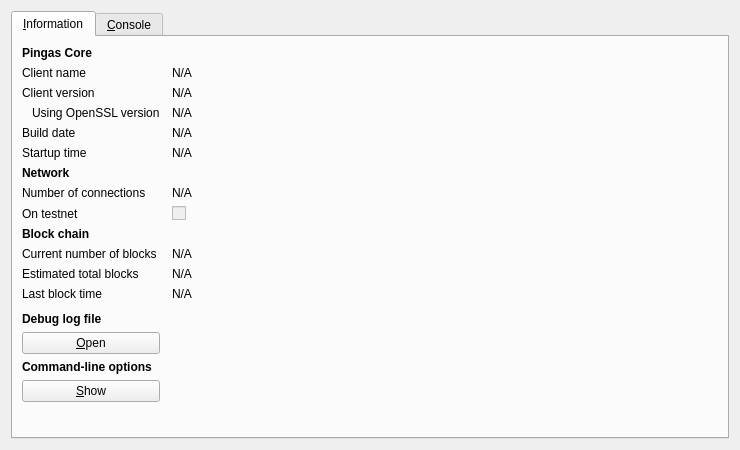
<?xml version="1.0" encoding="UTF-8"?>
<ui version="4.0">
 <class>RPCConsole</class>
 <widget class="QDialog" name="RPCConsole">
  <property name="geometry">
   <rect>
    <x>0</x>
    <y>0</y>
    <width>740</width>
    <height>450</height>
   </rect>
  </property>
  <property name="windowTitle">
   <string>Pingas - Debug window</string>
  </property>
  <layout class="QVBoxLayout" name="verticalLayout_2">
   <item>
    <widget class="QTabWidget" name="tabWidget">
     <property name="currentIndex">
      <number>0</number>
     </property>
     <widget class="QWidget" name="tab_info">
      <attribute name="title">
       <string>&amp;Information</string>
      </attribute>
      <layout class="QGridLayout" name="gridLayout" columnstretch="0,1">
       <property name="horizontalSpacing">
        <number>12</number>
       </property>
       <item row="0" column="0">
        <widget class="QLabel" name="label_9">
         <property name="font">
          <font>
           <weight>75</weight>
           <bold>true</bold>
          </font>
         </property>
         <property name="text">
          <string>Pingas Core</string>
         </property>
        </widget>
       </item>
       <item row="1" column="0">
        <widget class="QLabel" name="label_5">
         <property name="text">
          <string>Client name</string>
         </property>
        </widget>
       </item>
       <item row="1" column="1">
        <widget class="QLabel" name="clientName">
         <property name="cursor">
          <cursorShape>IBeamCursor</cursorShape>
         </property>
         <property name="text">
          <string>N/A</string>
         </property>
         <property name="textFormat">
          <enum>Qt::PlainText</enum>
         </property>
         <property name="textInteractionFlags">
          <set>Qt::LinksAccessibleByMouse|Qt::TextSelectableByKeyboard|Qt::TextSelectableByMouse</set>
         </property>
        </widget>
       </item>
       <item row="2" column="0">
        <widget class="QLabel" name="label_6">
         <property name="text">
          <string>Client version</string>
         </property>
        </widget>
       </item>
       <item row="2" column="1">
        <widget class="QLabel" name="clientVersion">
         <property name="cursor">
          <cursorShape>IBeamCursor</cursorShape>
         </property>
         <property name="text">
          <string>N/A</string>
         </property>
         <property name="textFormat">
          <enum>Qt::PlainText</enum>
         </property>
         <property name="textInteractionFlags">
          <set>Qt::LinksAccessibleByMouse|Qt::TextSelectableByKeyboard|Qt::TextSelectableByMouse</set>
         </property>
        </widget>
       </item>
       <item row="3" column="0">
        <widget class="QLabel" name="label_14">
         <property name="text">
          <string>Using OpenSSL version</string>
         </property>
         <property name="indent">
          <number>10</number>
         </property>
        </widget>
       </item>
       <item row="3" column="1">
        <widget class="QLabel" name="openSSLVersion">
         <property name="cursor">
          <cursorShape>IBeamCursor</cursorShape>
         </property>
         <property name="text">
          <string>N/A</string>
         </property>
         <property name="textFormat">
          <enum>Qt::PlainText</enum>
         </property>
         <property name="textInteractionFlags">
          <set>Qt::LinksAccessibleByMouse|Qt::TextSelectableByKeyboard|Qt::TextSelectableByMouse</set>
         </property>
        </widget>
       </item>
       <item row="4" column="0">
        <widget class="QLabel" name="label_12">
         <property name="text">
          <string>Build date</string>
         </property>
        </widget>
       </item>
       <item row="4" column="1">
        <widget class="QLabel" name="buildDate">
         <property name="cursor">
          <cursorShape>IBeamCursor</cursorShape>
         </property>
         <property name="text">
          <string>N/A</string>
         </property>
         <property name="textFormat">
          <enum>Qt::PlainText</enum>
         </property>
         <property name="textInteractionFlags">
          <set>Qt::LinksAccessibleByMouse|Qt::TextSelectableByKeyboard|Qt::TextSelectableByMouse</set>
         </property>
        </widget>
       </item>
       <item row="5" column="0">
        <widget class="QLabel" name="label_13">
         <property name="text">
          <string>Startup time</string>
         </property>
        </widget>
       </item>
       <item row="5" column="1">
        <widget class="QLabel" name="startupTime">
         <property name="cursor">
          <cursorShape>IBeamCursor</cursorShape>
         </property>
         <property name="text">
          <string>N/A</string>
         </property>
         <property name="textFormat">
          <enum>Qt::PlainText</enum>
         </property>
         <property name="textInteractionFlags">
          <set>Qt::LinksAccessibleByMouse|Qt::TextSelectableByKeyboard|Qt::TextSelectableByMouse</set>
         </property>
        </widget>
       </item>
       <item row="6" column="0">
        <widget class="QLabel" name="label_11">
         <property name="font">
          <font>
           <weight>75</weight>
           <bold>true</bold>
          </font>
         </property>
         <property name="text">
          <string>Network</string>
         </property>
        </widget>
       </item>
       <item row="7" column="0">
        <widget class="QLabel" name="label_7">
         <property name="text">
          <string>Number of connections</string>
         </property>
        </widget>
       </item>
       <item row="7" column="1">
        <widget class="QLabel" name="numberOfConnections">
         <property name="cursor">
          <cursorShape>IBeamCursor</cursorShape>
         </property>
         <property name="text">
          <string>N/A</string>
         </property>
         <property name="textFormat">
          <enum>Qt::PlainText</enum>
         </property>
         <property name="textInteractionFlags">
          <set>Qt::LinksAccessibleByMouse|Qt::TextSelectableByKeyboard|Qt::TextSelectableByMouse</set>
         </property>
        </widget>
       </item>
       <item row="8" column="0">
        <widget class="QLabel" name="label_8">
         <property name="text">
          <string>On testnet</string>
         </property>
        </widget>
       </item>
       <item row="8" column="1">
        <widget class="QCheckBox" name="isTestNet">
         <property name="enabled">
          <bool>false</bool>
         </property>
         <property name="text">
          <string/>
         </property>
        </widget>
       </item>
       <item row="9" column="0">
        <widget class="QLabel" name="label_10">
         <property name="font">
          <font>
           <weight>75</weight>
           <bold>true</bold>
          </font>
         </property>
         <property name="text">
          <string>Block chain</string>
         </property>
        </widget>
       </item>
       <item row="10" column="0">
        <widget class="QLabel" name="label_3">
         <property name="text">
          <string>Current number of blocks</string>
         </property>
        </widget>
       </item>
       <item row="10" column="1">
        <widget class="QLabel" name="numberOfBlocks">
         <property name="cursor">
          <cursorShape>IBeamCursor</cursorShape>
         </property>
         <property name="text">
          <string>N/A</string>
         </property>
         <property name="textFormat">
          <enum>Qt::PlainText</enum>
         </property>
         <property name="textInteractionFlags">
          <set>Qt::LinksAccessibleByMouse|Qt::TextSelectableByKeyboard|Qt::TextSelectableByMouse</set>
         </property>
        </widget>
       </item>
       <item row="11" column="0">
        <widget class="QLabel" name="label_4">
         <property name="text">
          <string>Estimated total blocks</string>
         </property>
        </widget>
       </item>
       <item row="11" column="1">
        <widget class="QLabel" name="totalBlocks">
         <property name="cursor">
          <cursorShape>IBeamCursor</cursorShape>
         </property>
         <property name="text">
          <string>N/A</string>
         </property>
         <property name="textFormat">
          <enum>Qt::PlainText</enum>
         </property>
         <property name="textInteractionFlags">
          <set>Qt::LinksAccessibleByMouse|Qt::TextSelectableByKeyboard|Qt::TextSelectableByMouse</set>
         </property>
        </widget>
       </item>
       <item row="12" column="0">
        <widget class="QLabel" name="label_2">
         <property name="text">
          <string>Last block time</string>
         </property>
        </widget>
       </item>
       <item row="12" column="1">
        <widget class="QLabel" name="lastBlockTime">
         <property name="cursor">
          <cursorShape>IBeamCursor</cursorShape>
         </property>
         <property name="text">
          <string>N/A</string>
         </property>
         <property name="textFormat">
          <enum>Qt::PlainText</enum>
         </property>
         <property name="textInteractionFlags">
          <set>Qt::LinksAccessibleByMouse|Qt::TextSelectableByKeyboard|Qt::TextSelectableByMouse</set>
         </property>
        </widget>
       </item>
       <item row="13" column="0">
        <spacer name="verticalSpacer_2">
         <property name="orientation">
          <enum>Qt::Vertical</enum>
         </property>
         <property name="sizeHint" stdset="0">
          <size>
           <width>20</width>
           <height>20</height>
          </size>
         </property>
        </spacer>
       </item>
       <item row="14" column="0">
        <widget class="QLabel" name="labelDebugLogfile">
         <property name="font">
          <font>
           <weight>75</weight>
           <bold>true</bold>
          </font>
         </property>
         <property name="text">
          <string>Debug log file</string>
         </property>
        </widget>
       </item>
       <item row="15" column="0">
        <widget class="QPushButton" name="openDebugLogfileButton">
         <property name="toolTip">
          <string>Open the Pingas debug log file from the current data directory. This can take a few seconds for large log files.</string>
         </property>
         <property name="text">
          <string>&amp;Open</string>
         </property>
         <property name="autoDefault">
          <bool>false</bool>
         </property>
        </widget>
       </item>
       <item row="16" column="0">
        <widget class="QLabel" name="labelCLOptions">
         <property name="font">
          <font>
           <weight>75</weight>
           <bold>true</bold>
          </font>
         </property>
         <property name="text">
          <string>Command-line options</string>
         </property>
        </widget>
       </item>
       <item row="17" column="0">
        <widget class="QPushButton" name="showCLOptionsButton">
         <property name="toolTip">
          <string>Show the Pingas-Qt help message to get a list with possible Pingas command-line options.</string>
         </property>
         <property name="text">
          <string>&amp;Show</string>
         </property>
         <property name="autoDefault">
          <bool>false</bool>
         </property>
        </widget>
       </item>
       <item row="18" column="0">
        <spacer name="verticalSpacer">
         <property name="orientation">
          <enum>Qt::Vertical</enum>
         </property>
         <property name="sizeHint" stdset="0">
          <size>
           <width>20</width>
           <height>40</height>
          </size>
         </property>
        </spacer>
       </item>
      </layout>
     </widget>
     <widget class="QWidget" name="tab_console">
      <attribute name="title">
       <string>&amp;Console</string>
      </attribute>
      <layout class="QVBoxLayout" name="verticalLayout_3">
       <property name="spacing">
        <number>3</number>
       </property>
       <item>
        <widget class="QTextEdit" name="messagesWidget">
         <property name="minimumSize">
          <size>
           <width>0</width>
           <height>100</height>
          </size>
         </property>
         <property name="readOnly">
          <bool>true</bool>
         </property>
         <property name="tabKeyNavigation" stdset="0">
          <bool>false</bool>
         </property>
         <property name="columnCount" stdset="0">
          <number>2</number>
         </property>
        </widget>
       </item>
       <item>
        <layout class="QHBoxLayout" name="horizontalLayout">
         <property name="spacing">
          <number>3</number>
         </property>
         <item>
          <widget class="QLabel" name="label">
           <property name="text">
            <string notr="true">&gt;</string>
           </property>
          </widget>
         </item>
         <item>
          <widget class="QLineEdit" name="lineEdit"/>
         </item>
         <item>
          <widget class="QPushButton" name="clearButton">
           <property name="maximumSize">
            <size>
             <width>24</width>
             <height>24</height>
            </size>
           </property>
           <property name="toolTip">
            <string>Clear console</string>
           </property>
           <property name="text">
            <string/>
           </property>
           <property name="icon">
            <iconset resource="../bitcoin.qrc">
             <normaloff>:/icons/remove</normaloff>:/icons/remove</iconset>
           </property>
           <property name="shortcut">
            <string notr="true">Ctrl+L</string>
           </property>
           <property name="autoDefault">
            <bool>false</bool>
           </property>
          </widget>
         </item>
        </layout>
       </item>
      </layout>
     </widget>
    </widget>
   </item>
  </layout>
 </widget>
 <resources>
  <include location="../bitcoin.qrc"/>
 </resources>
 <connections/>
</ui>
